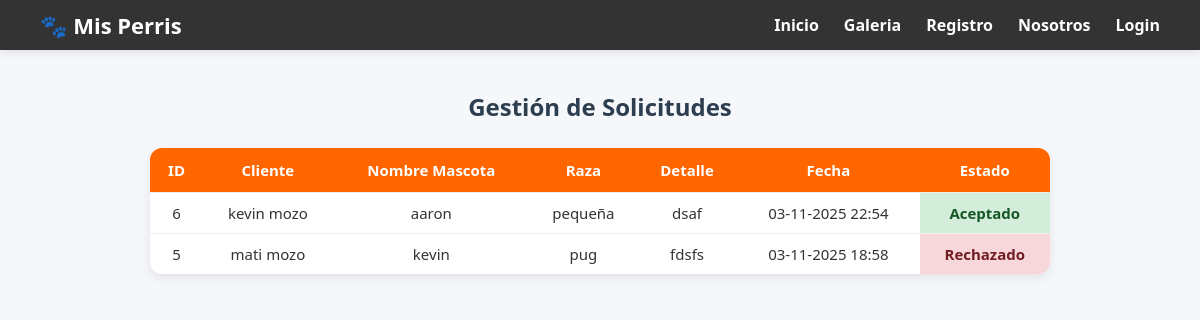
/solicitudes/, run on the app's committed database.
### mascotas/models.py (models this page shows, shortened)
class Solicitud(models.Model):
    ESTADO_CHOICES = [
        ('pendiente', 'Pendiente'),
        ('aceptado', 'Aceptado'),
        ('rechazado', 'Rechazado'),
    ]
    Id = models.AutoField(primary_key=True)
    Run_Cliente = models.ForeignKey(Cliente, on_delete=models.CASCADE, related_name='solicitudes')
    Nombre_Mascota = models.ForeignKey(Mascotas, on_delete=models.CASCADE, related_name='solicitudes')
    Detalle = models.TextField()
    Fecha = models.DateTimeField(auto_now_add=True)
    estado = models.CharField(max_length=10, choices=ESTADO_CHOICES, default='pendiente')

class Cliente(models.Model):
    id = models.AutoField(primary_key=True)
    Run_Cliente = models.CharField(max_length=10)
    Nombre_Cliente = models.CharField(max_length=100)
    Apellido = models.CharField(max_length=100)
    Correo = models.EmailField(max_length=254)
    Telefono = models.CharField(max_length=12)
    def __str__(self):
        return f"{self.Nombre_Cliente} {self.Apellido}"

class Mascotas(models.Model):
    nombre = models.CharField(max_length=100)
    raza = models.CharField(max_length=100)
    descripcion = models.TextField()
    foto = models.ImageField(upload_to='images/')
    class Meta:
        db_table = 'mascota'
        verbose_name = 'Mascota'
        verbose_name_plural = 'Mascotas'

### mascotas/views.py (the view)
# urls.py: path('solicitudes/', lista_solicitudes, name='solicitudes'),
def lista_solicitudes(request):
    solicitudes = Solicitud.objects.all().order_by('-Fecha')
    context = {'solicitudes': solicitudes}
    return render(request, 'solicitudes.html', context)

### mascotas/templates/solicitudes.html (shortened to what this page needs)
{% extends "base.html" %}
{% load static %}
{% block content %}
<div class="container mt-5">
    <h2 class="mb-4 text-center">Gestión de Solicitudes</h2>
    {% if solicitudes %}
        <table class="table table-bordered table-striped">
            <thead class="table-dark">
                <tr>
                    <th>ID</th>
                    <th>Cliente</th>
                    <th>Nombre Mascota</th>
                    <th>Raza</th>
                    <th>Detalle</th>
                    <th>Fecha</th>
                    <th>Estado</th>
                </tr>
            </thead>
            <tbody>
                {% for s in solicitudes %}
                <tr>
                    <td>{{ s.Id }}</td>
                    <td>{{ s.Run_Cliente }}</td>
                    <td>{{ s.Nombre_Mascota.nombre }}</td>
                    <td>{{ s.Nombre_Mascota.raza }}</td>
                    <td>{{ s.Detalle }}</td>
                    <td>{{ s.Fecha|date:"d-m-Y H:i" }}</td>
                    <td class="
                        {% if s.estado == 'pendiente' %}
                            estado-pendiente
                        {% elif s.estado == 'rechazado' %}
                            estado-rechazado
                        {% elif s.estado == 'aceptado' %}
                            estado-aceptado
                        {% endif %}
                    ">
                        {{ s.get_estado_display }}
                    </td>
                </tr>
                {% endfor %}
            </tbody>
        </table>
    {% else %}
        <div class="alert alert-warning text-center">No hay solicitudes registradas.</div>
    {% endif %}
</div>
{% endblock %}

### static/css/style.css (style rules this page uses)
body { margin: 0; font-family: 'Segoe UI', Tahoma, Geneva, Verdana, sans-serif; background: #f5f7fa; color: #333; }
.container { max-width: 900px; margin: 40px auto; }
h2 { font-weight: 600; margin-bottom: 25px; text-align: center; color: #2c3e50; }
.table { width: 100%; border-collapse: separate; border-spacing: 0; font-size: 15px; border-radius: 12px; overflow: hidden; box-shadow: 0 4px 10px rgba(0,0,0,0.08); background: white; }
.table th { background-color: #ff6600; color: white; text-align: center; padding: 12px; }
.table td { text-align: center; padding: 10px; border-top: 1px solid #eee; }
.estado-rechazado { background-color: #f8d7da; color: #721c24; font-weight: bold; text-align: center; }
.estado-aceptado { background-color: #d4edda; color: #155724; font-weight: bold; text-align: center; }

### data on the page
Solicitud: Id "6", Run_Cliente "kevin mozo", Nombre_Mascota.nombre "aaron", Nombre_Mascota.raza "pequeña", Detalle "dsaf", Fecha "03-11-2025 22:54", estado "Aceptado"
Solicitud: Id "5", Run_Cliente "mati mozo", Nombre_Mascota.nombre "kevin", Nombre_Mascota.raza "pug", Detalle "fdsfs", Fecha "03-11-2025 18:58", estado "Rechazado"
